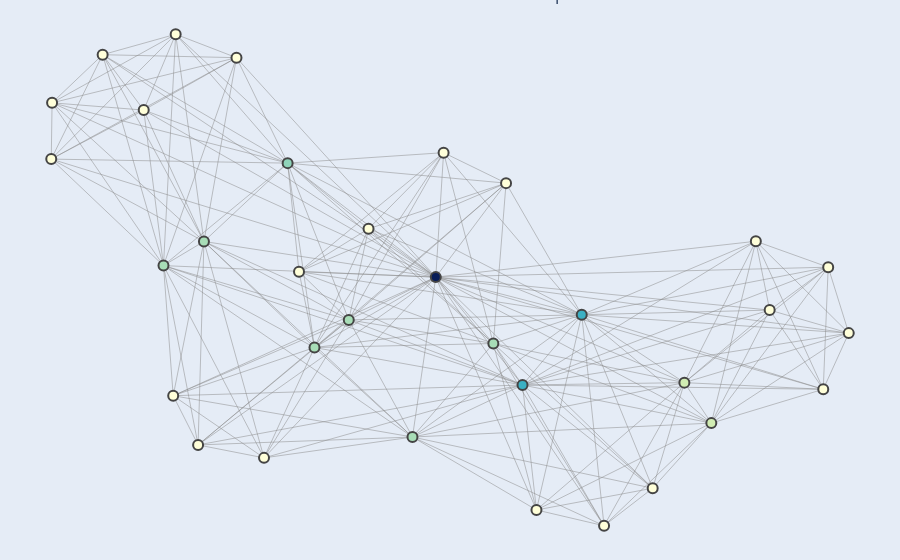

Here is the notebook cell this chart was saved with:
### Code cell
import networkx as nx
import plotly.graph_objects as go

# Crear un grafo de NetworkX
G = nx.Graph()

# Procesar los tópicos y sus palabras clave para identificar asociaciones
for topic_id, topic_words in topics:
    # Dividir las palabras clave en términos individuales
    terms = [term.split('*')[1].strip('"') for term in topic_words.split(' + ')]
    
    # Agregar una arista entre todos los términos del tópico
    for i in range(len(terms)):
        for j in range(i + 1, len(terms)):
            term1, term2 = terms[i], terms[j]
            G.add_edge(term1, term2, topic=topic_id)

# Obtener las posiciones de los nodos en el gráfico
pos = nx.spring_layout(G, k=0.3, iterations=50)

# Extraer las posiciones X e Y de los nodos
pos_x = {node: pos[node][0] for node in G.nodes}
pos_y = {node: pos[node][1] for node in G.nodes}

# Crear un objeto de grafo de Plotly
edge_x = []
edge_y = []
for edge in G.edges():
    x0, y0 = pos_x[edge[0]], pos_y[edge[0]]
    x1, y1 = pos_x[edge[1]], pos_y[edge[1]]
    edge_x.append(x0)
    edge_x.append(x1)
    edge_x.append(None)
    edge_y.append(y0)
    edge_y.append(y1)
    edge_y.append(None)

edge_trace = go.Scatter(
    x=edge_x, y=edge_y,
    line=dict(width=0.5, color='#888'),
    hoverinfo='none',
    mode='lines')

node_x = list(pos_x.values())
node_y = list(pos_y.values())

node_trace = go.Scatter(
    x=node_x, y=node_y,
    mode='markers',
    hoverinfo='text',
    marker=dict(
        showscale=False,
        colorscale='YlGnBu',
        size=10,
        colorbar=dict(thickness=15, title='Node Connections'),
        line_width=2))

node_adjacencies = []
node_text = []
for node, adjacencies in enumerate(G.adjacency()):
    node_adjacencies.append(len(adjacencies[1]))
    node_text.append('# de conexiones: ' + str(len(adjacencies[1])))

node_trace.marker.color = node_adjacencies
node_trace.text = node_text

# Crear la figura de Plotly
fig = go.Figure(data=[edge_trace, node_trace],
             layout=go.Layout(
                showlegend=False,
                hovermode='closest',
                margin=dict(b=0, l=0, r=0, t=0),
                xaxis=dict(showgrid=False, zeroline=False, showticklabels=False),
                yaxis=dict(showgrid=False, zeroline=False, showticklabels=False)))

# Mostrar la figura
fig.update_layout(title='Asociación de Términos entre Tópicos', title_x=0.5)
fig.show()

### Figure 1 — Plotly figure (JSON) as saved in the notebook; plotly's stock layout.template omitted (floating-point values rounded to 4 significant figures; data arrays with more than 128 entries replaced by an {"elided": "..."} marker saying what was removed)
{"data": [{"hoverinfo": "none", "line": {"color": "#888", "width": 0.5}, "mode": "lines", "type": "scatter", "x": {"elided": "606 float values"}, "y": {"elided": "606 float values"}}, {"hoverinfo": "text", "marker": {"color": [32, 17, 9, 21, 16, 9, 9, 16, 9, 16, 14, 9, 9, 14, 9, 21, 9, 9, 9, 9, 16, 9, 16, 16, 9, 9, 9, 9, 9, 9, 9, 9, 9], "colorbar": {"thickness": 15, "title": {"text": "Node Connections"}}, "colorscale": [[0, "rgb(255,255,217)"], [0.125, "rgb(237,248,177)"], [0.25, "rgb(199,233,180)"], [0.375, "rgb(127,205,187)"], [0.5, "rgb(65,182,196)"], [0.625, "rgb(29,145,192)"], [0.75, "rgb(34,94,168)"], [0.875, "rgb(37,52,148)"], [1, "rgb(8,29,88)"]], "line": {"width": 2}, "showscale": false, "size": 10}, "mode": "markers", "text": ["# de conexiones: 32", "# de conexiones: 17", "# de conexiones: 9", "# de conexiones: 21", "# de conexiones: 16", "# de conexiones: 9", "# de conexiones: 9", "# de conexiones: 16", "# de conexiones: 9", "# de conexiones: 16", "# de conexiones: 14", "# de conexiones: 9", "# de conexiones: 9", "# de conexiones: 14", "# de conexiones: 9", "# de conexiones: 21", "# de conexiones: 9", "# de conexiones: 9", "# de conexiones: 9", "# de conexiones: 9", "# de conexiones: 16", "# de conexiones: 9", "# de conexiones: 16", "# de conexiones: 16", "# de conexiones: 9", "# de conexiones: 9", "# de conexiones: 9", "# de conexiones: 9", "# de conexiones: 9", "# de conexiones: 9", "# de conexiones: 9", "# de conexiones: 9", "# de conexiones: 9"], "type": "scatter", "x": [0.02766, -0.3212, 0.04607, 0.3713, -0.1772, -0.2944, -0.1307, -0.2579, 0.1931, 0.1632, 0.6764, 0.94, 0.8138, 0.613, 0.9516, 0.2318, 1, 0.7812, -0.532, -0.5906, -0.6135, -0.3768, -0.5182, -0.02723, 0.5384, 0.4239, 0.2647, -0.7567, -0.66, -0.8758, -0.8777, -0.4416, -0.5848], "y": [0.04543, 0.4057, 0.4388, -0.07361, -0.08978, 0.06256, 0.1981, -0.1771, 0.3425, -0.1645, -0.4161, -0.3091, -0.05883, -0.2881, 0.07686, -0.2956, -0.1316, 0.1588, -0.485, -0.3295, 0.08184, -0.5259, 0.1581, -0.46, -0.6219, -0.7405, -0.6906, 0.7485, 0.5734, 0.5964, 0.4185, 0.7391, 0.8131]}], "layout": {"hovermode": "closest", "margin": {"b": 0, "l": 0, "r": 0, "t": 0}, "showlegend": false, "title": {"text": "Asociación de Términos entre Tópicos", "x": 0.5}, "xaxis": {"showgrid": false, "showticklabels": false, "zeroline": false}, "yaxis": {"showgrid": false, "showticklabels": false, "zeroline": false}}}
